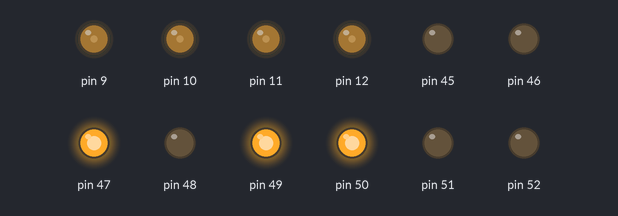
The sketch below on a simulated Arduino Mega 2560, built with avr-gcc and run on an emulated ATmega2560. Parts: output pins drawn as LEDs (lit = HIGH).

Above: at 0.1 s.
Timing chart, 0 to 1.6 s (numbered marks = the images above):
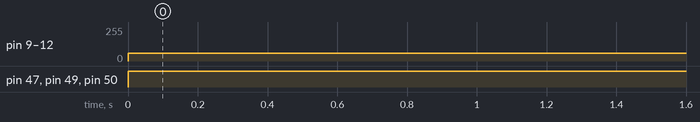

Measured:
- by itself, pin 9–12: 0/255 → 60/255 at 0.00 s
- by itself, pin 47, pin 49, pin 50: LOW → HIGH at 0.00 s

The sketch:

Prova_motori.ino
```cpp
void setup(){
  for(short k=45;k<53;k++){
    pinMode(k,OUTPUT);
  }
  pinMode(12,OUTPUT);
  pinMode(11,OUTPUT);
  pinMode(10,OUTPUT);
  pinMode(9,OUTPUT);
}
void indietro(){
  digitalWrite(47,LOW);
  digitalWrite(48,HIGH);
  digitalWrite(50,HIGH);
  digitalWrite(52,LOW);
  digitalWrite(45,LOW);
  digitalWrite(49,HIGH);
  digitalWrite(51,HIGH);
  digitalWrite(53,LOW);
}
void avanti(){
  digitalWrite(47,LOW);
  digitalWrite(48,HIGH);
  digitalWrite(50,HIGH);
  digitalWrite(52,LOW);
  digitalWrite(45,LOW);
  digitalWrite(49,HIGH);
  digitalWrite(51,HIGH);
  digitalWrite(53,LOW);
}
void sinistra(){
  digitalWrite(47,LOW);
  digitalWrite(48,HIGH);
  digitalWrite(50,LOW);
  digitalWrite(52,HIGH);
  digitalWrite(45,HIGH);
  digitalWrite(49,LOW);
  digitalWrite(51,HIGH);
  digitalWrite(53,LOW);
}
void destra(){
  digitalWrite(47,HIGH);
  digitalWrite(48,LOW);
  digitalWrite(50,HIGH);
  digitalWrite(52,LOW);
  digitalWrite(45,LOW);
  digitalWrite(49,HIGH);
  digitalWrite(51,LOW);
  digitalWrite(53,HIGH);
}
void loop(){
  digitalWrite(47,HIGH);
  digitalWrite(48,LOW);
  digitalWrite(50,HIGH);
  digitalWrite(52,LOW);
  digitalWrite(45,LOW);
  digitalWrite(49,HIGH);
  digitalWrite(51,LOW);
  digitalWrite(53,HIGH);
  analogWrite(12,60);
  analogWrite(11,60);
  analogWrite(10,60);
  analogWrite(9,60);
}

//9 AD  10 AS    11 PD    12 PS
```
